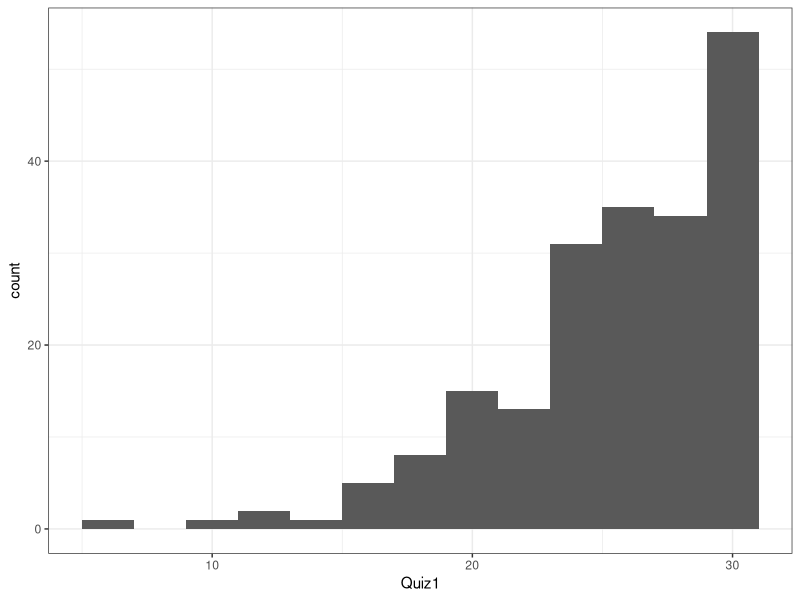
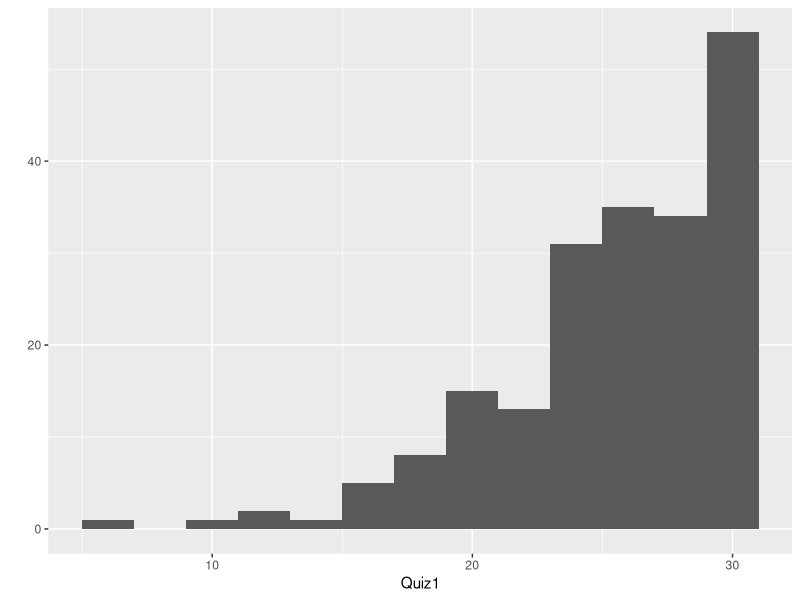
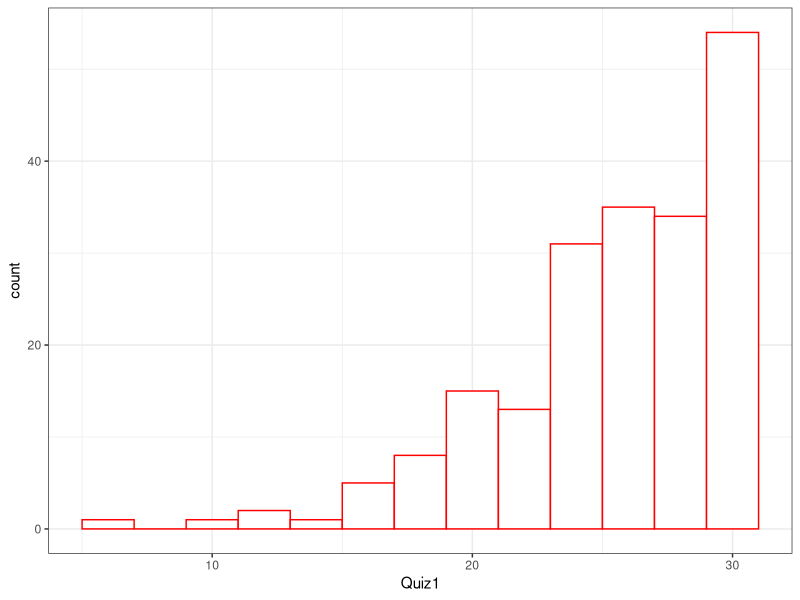
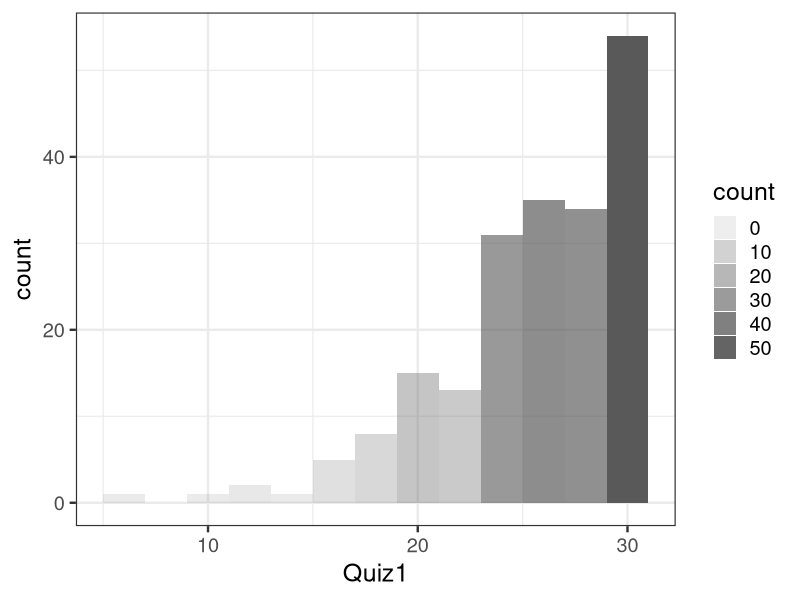
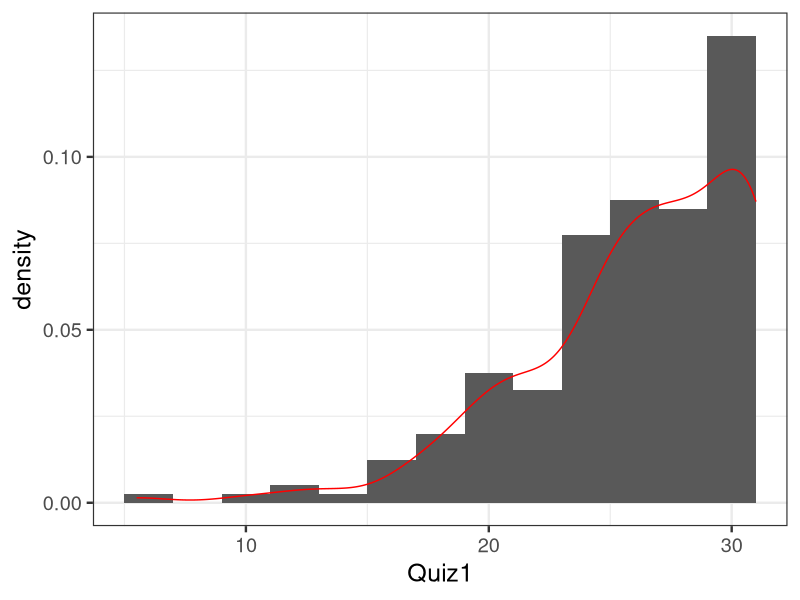

Recreate these plots in R, in order.
## ---- chunk 1
library(ggplot2)
data = read.csv('../datasets/test_scores.csv')
ggplot(aes(x=Quiz1),data=data) + geom_histogram(binwidth=2) + theme_bw()
## ---- chunk 2
test_score_data = read.csv('../datasets/test_scores.csv')
qplot(Quiz1, data=test_score_data, binwidth=2)
## ---- chunk 3
ggplot(aes(x=Quiz1), data=test_score_data) + 
geom_histogram(binwidth=2, color='red', fill='white') + theme_bw()
## ---- chunk 4
ggplot(aes(x=Quiz1), data=test_score_data) + 
geom_histogram(aes(alpha=..count..), binwidth=2) + theme_bw(base_size=18)
## ---- chunk 5
ggplot(aes(x=Quiz1, y=..density..), data=test_score_data) + 
geom_histogram(binwidth=2) + geom_density(color='red') + theme_bw(base_size=18)
